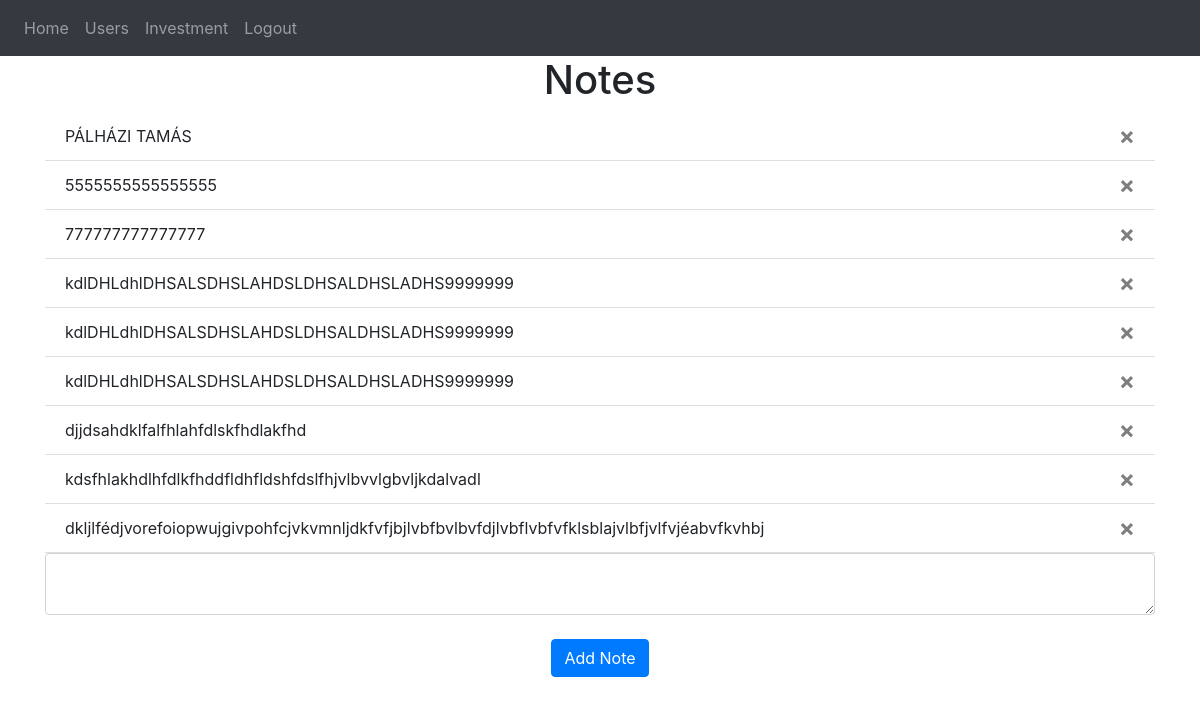
/ (signed in), run on an earlier commit of the app's database.
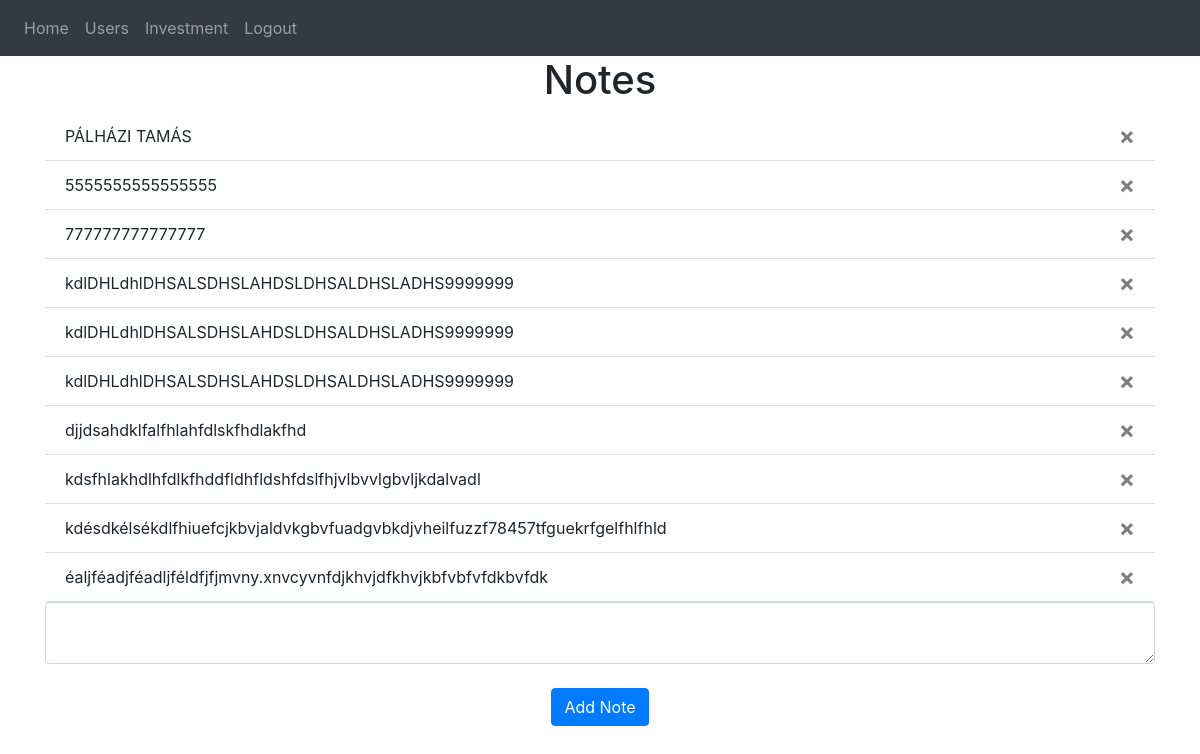
And on a later commit of the database.
### website/models.py (models this page shows)
class Note(db.Model):
    id = db.Column(db.Integer, primary_key=True)
    data = db.Column(db.String(10000))
    date = db.Column(db.DateTime(timezone=True), default=func.now())
    user_id = db.Column(db.Integer, db.ForeignKey('user.id'))

### website/views.py (the view, shortened to what this page needs)
@views.route('/', methods=['GET', 'POST'])
@login_required
def home():
    return render_template("home.html", user=current_user)

### website/__init__.py (called while the page is built)
def create_app():
    app = Flask(__name__)
    app.config['SECRET_KEY'] = 'hjshjhdjah kjshkjdhjs'
    app.config['SQLALCHEMY_DATABASE_URI'] = f'sqlite:///{DB_NAME}'
    db.init_app(app)
    from .views import views
    from .auth import auth
    app.register_blueprint(views, url_prefix='/')
    app.register_blueprint(auth, url_prefix='/')
    from .models import User, Note
    with app.app_context():
        db.create_all()
    login_manager = LoginManager()
    login_manager.login_view = 'auth.login'
    login_manager.init_app(app)
    @login_manager.user_loader
    def load_user(id):
        return User.query.get(int(id))
    return app

### website/templates/home.html
{% extends "base.html" %} {% block title %}Home{% endblock %} {% block content
%}
<h1 align="center">Notes</h1>
<ul class="list-group list-group-flush" id="notes">
  {% for note in user.notes %}
  <li class="list-group-item">
    {{ note.data }}
    <button type="button" class="close" onClick="deleteNote({{ note.id }})">
      <span aria-hidden="true">&times;</span>
    </button>
  </li>
  {% endfor %}
</ul>
<form method="POST">
  <textarea name="note" id="note" class="form-control"></textarea>
  <br />
  <div align="center">
    <button type="submit" class="btn btn-primary">Add Note</button>
  </div>
</form>
{% endblock %}

What changed in the data, as far as the page shows it:
removed Note: data "dkljlfédjvorefoiopwujgivpohfcjvkvmnljdkfvfjbjlvbfbvlbvfdjlvbflvbfvfklsblajvlbfjvlfvjéabvfkvhbj"
added Note: data "kdésdkélsékdlfhiuefcjkbvjaldvkgbvfuadgvbkdjvheilfuzzf78457tfguekrfgelfhlfhld"
added Note: data "éaljféadjféadljféldfjfjmvny.xnvcyvnfdjkhvjdfkhvjkbfvbfvfdkbvfdk"
